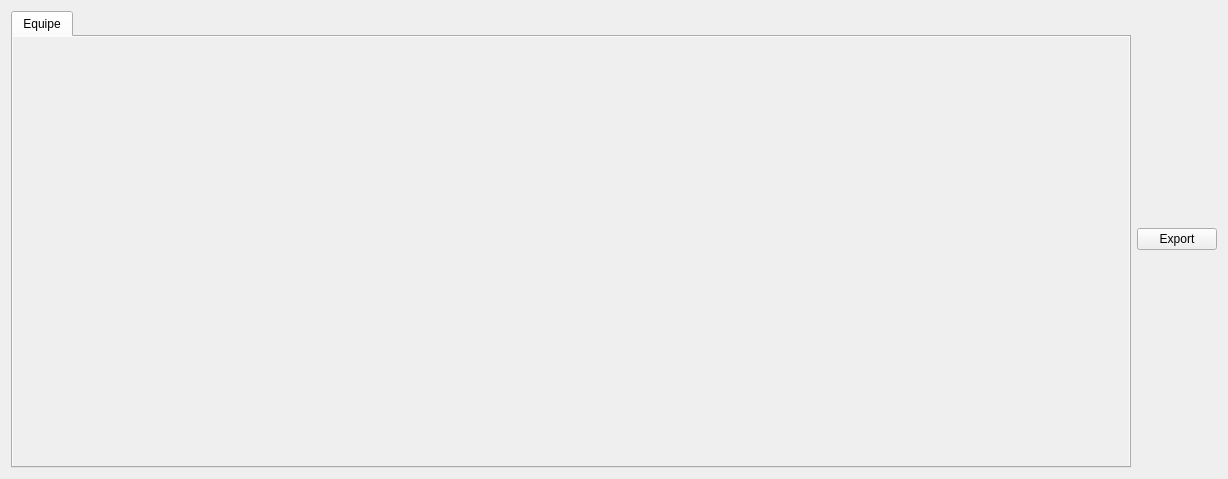
<?xml version="1.0" encoding="UTF-8"?>
<ui version="4.0">
 <class>StatWidget</class>
 <widget class="QWidget" name="StatWidget">
  <property name="geometry">
   <rect>
    <x>0</x>
    <y>0</y>
    <width>1228</width>
    <height>479</height>
   </rect>
  </property>
  <property name="windowTitle">
   <string>Form</string>
  </property>
  <layout class="QGridLayout" name="gridLayout">
   <item row="0" column="1">
    <widget class="QPushButton" name="pushButton">
     <property name="text">
      <string>Export</string>
     </property>
    </widget>
   </item>
   <item row="0" column="0">
    <widget class="QTabWidget" name="tabWidget">
     <property name="currentIndex">
      <number>0</number>
     </property>
     <widget class="QWidget" name="tab">
      <property name="font">
       <font>
        <kerning>true</kerning>
       </font>
      </property>
      <property name="autoFillBackground">
       <bool>true</bool>
      </property>
      <attribute name="title">
       <string>Equipe</string>
      </attribute>
      <layout class="QGridLayout" name="gridLayout_3">
       <item row="0" column="0">
        <layout class="QGridLayout" name="gridLayout_2"/>
       </item>
      </layout>
     </widget>
    </widget>
   </item>
  </layout>
 </widget>
 <resources/>
 <connections/>
</ui>
